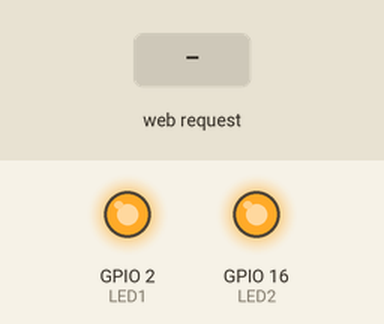
The sketch below on a simulated ESP8266 (NodeMCU). Shown: output pins drawn as LEDs (lit = HIGH). The inputs (shaded band) are chosen by the test bench. WiFi joins after 1.5 s; servers stay silent unless stated; what the sketch prints to the serial monitor is not drawn.

Above: at 2.7 s.
2.8 s: HTTP request GET /OnClick1 received
At 3.9 s:
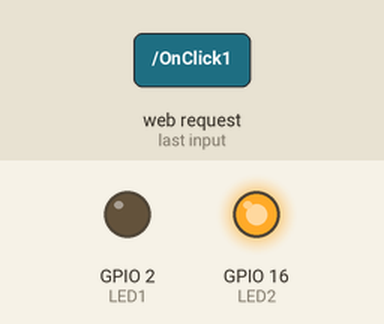
5.8 s: HTTP request GET /OnClick1?ssid1=1 received
At 6.1 s:
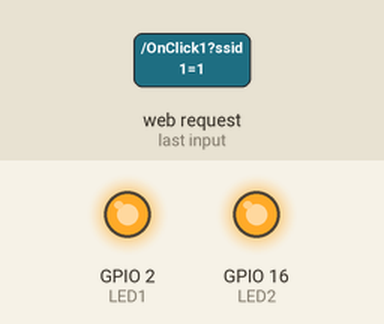
7.3 s: HTTP request GET /OnClick1?ssid1=0 received
At 8.5 s:
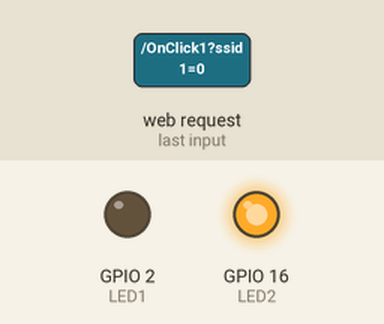
8.8 s: HTTP request GET /OnClick1?ssid1=120 received
At 9.6 s:
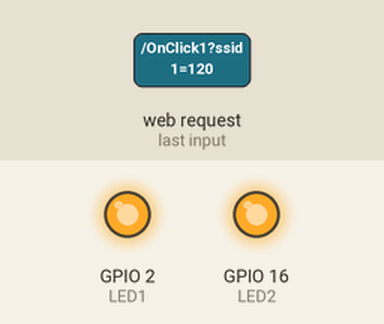
Timing chart, 0 to 11.3 s (numbered marks = the images above; inputs shaded):
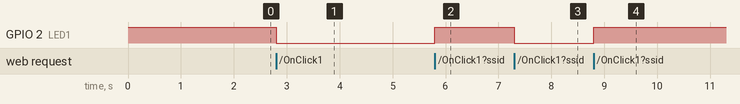

Measured:
- after the input at 2.8 s, GPIO 2 (LED1): HIGH → LOW at once
- after the input at 5.8 s, GPIO 2 (LED1): LOW → HIGH at once
- after the input at 7.3 s, GPIO 2 (LED1): HIGH → LOW at once
- after the input at 8.8 s, GPIO 2 (LED1): LOW → HIGH at once

The sketch:

webserveresp.ino
```cpp
#include <ESP8266WiFi.h>
#include <ESP8266WebServer.h>
ESP8266WebServer server(80);

const char* ssid = "Bao Truc";
const char* pass = "24682468";

#define LED1 2
#define LED2 16

int trangthairelay1 = 0;
int trangthairelay2 = 0;

int bien = 0;
int bien1 = 0;
int bien2 = 0;
const char webpage[] PROGMEM = R"=====(
<!DOCTYPE html>
<html>

<meta charset="utf-8">
<title>
Lớp học IOT - webserver
</title>

<style>
.button {
  border: none;
  color: white;
  padding: 20px 100px;
  text-align: center;
  text-decoration: none;
  display: inline-block;
  font-size: 16px;
  margin: 4px 2px;
  cursor: pointer;
}

.button1 {background-color: #ff0000;} /* Green */
.button2 {background-color: #008CBA;} /* Blue */
</style>


<script>

function onclick1()
{
  var xhttp = new XMLHttpRequest();
  xhttp.open('GET','/OnClick1',true);
  xhttp.send();
}

function onclick2()
{
  var xhttp = new XMLHttpRequest();
  xhttp.open('GET','/OnClick2',true);
  xhttp.send();
}

function sendtext1()
{
  var xhttp = new XMLHttpRequest();
  // lấy dữ liệu của input
  var ssid = "E" + document.getElementById("text1").value + "F";
  xhttp.open("GET","/sendtext1?ssid1="+ssid,true);
  xhttp.send();
}

function sendtext2()
{
  var xhttp = new XMLHttpRequest();
  // lấy dữ liệu của input
  var ssidd = "A" + document.getElementById("text2").value + "B";
  xhttp.open("GET","/sendtext2?ssid2="+ssidd,true);
  xhttp.send();
}


</script>

<body>


<h1>Hello Webserver esp8266</h1>
<h1>Hello lớp học IOT</h1>
</br>
</br>

<h1>Button 1 điều khiển thiết bị 1</h1>
<button class="button button1" type="button" onclick = "onclick1()">OnClick 1</button>
<h1>Button 2 điều khiển thiết bị 2</h1>
<button class="button button2" type="button" onclick = "onclick2()">OnClick 2</button>

<h1> text1:
<input id="text1"/>
<button  type="button" onclick = "sendtext1()">Send text 1</button>
</h1>

<h1> text2:
<input id="text2"/>
<button  type="button" onclick = "sendtext2()">Send text 2</button>
</h1>
</body>
</html>
)=====";


void setup()
{
  Serial.begin(9600);
  while (!Serial);
  pinMode(LED1, OUTPUT);
  pinMode(LED2, OUTPUT);
  digitalWrite(LED1, HIGH);
  digitalWrite(LED2, HIGH);
  WiFi.mode(WIFI_AP_STA);
  WiFi.disconnect();
  WiFi.begin(ssid, pass);
  while (WiFi.status() != WL_CONNECTED)
  {
    delay(500);
    Serial.print(".");
  }

  Serial.println();
  Serial.println("Connect WiFi");
  Serial.print("Address IP esp: ");
  Serial.println(WiFi.localIP());
  server.on("/", [] {
    server.send(200, "text/html", webpage );
  });

  server.on("/OnClick1", [] {
    Serial.println(">>Onclick button 111111");

    bien++;
    Serial.print("bien:");
    Serial.println(bien);
    if(bien%2 == 1)
    {
      Serial.println(">>ON LED 1");
      digitalWrite(LED1, LOW);
      trangthairelay1 = 1;
    }
    else
    {
      Serial.println(">>OFF LED 1");
      digitalWrite(LED1, HIGH);
      trangthairelay1 = 0;
    }
    server.send(200, "text/html", webpage );
  });


   server.on("/OnClick2", [] {
    Serial.println(">>Onclick button 222222");
    if(trangthairelay2 == 0)
    {
      Serial.println(">>ON LED 2");
      trangthairelay2 = 1;
      digitalWrite(LED2, HIGH);
    }
    else if(trangthairelay2 == 1)
    {
      Serial.println(">>OFF LED 2");
      trangthairelay2 = 0;
      digitalWrite(LED2, LOW);
    }
    server.send(200, "text/html", webpage );
  });


  server.on("/sendtext1", [] {
    Serial.println(server.arg("ssid1"));
    // gửi uno mySerial.println(server.arg("ssid1"));
    // xử lý cho esp
    String text1 = "";
    text1 = server.arg("ssid1");
    Serial.print("text1:");
     Serial.println(text1);
    server.send(200, "text/html", webpage );
  });


  server.on("/sendtext2", [] {
    Serial.println(server.arg("ssid2"));
     // gửi uno mySerial.println(server.arg("ssid2"));
    server.send(200, "text/html", webpage );
  });

  server.begin();

  Serial.println("Server start");


}

void loop()
{

  server.handleClient();

}


void SendDataWeb( String sensor1 ,  String sensor2 ,  String sensor3 , String sensor4 )
{
  // Data json {"nhietdo":"giatrinhietdo", "doam":"giatridoam" , "anhsang":"giatrianhanh"}
  //"{\"nhietdo\":\" ", \"doam\":\"giatridoam\" , \"anhsang\":\"giatrianhanh\"}";
  String ChuoiSendWebJson = "";
 // ChuoiSendWebJson = "{\"nhietdo\":\"" + String(sensor1) + "\",\"doam\":\"" + String(sensor2) + "\",\"anhsang\":\"" + String(sensor3) + "\",\"relay1\":\"" + String(sensor4) + "\"}";
  ChuoiSendWebJson = "{\"nhietdo\":\"" + String(sensor1) + "\","+
                         "\"doam\":\"" + String(sensor2) + "\","+
                      "\"anhsang\":\"" + String(sensor3) + "\","+
                       "\"relay1\":\"" + String(sensor4) + "\"}";

 //Serial.print("ChuoiSendWebJson:");
  //Serial.println(ChuoiSendWebJson);
}
```
